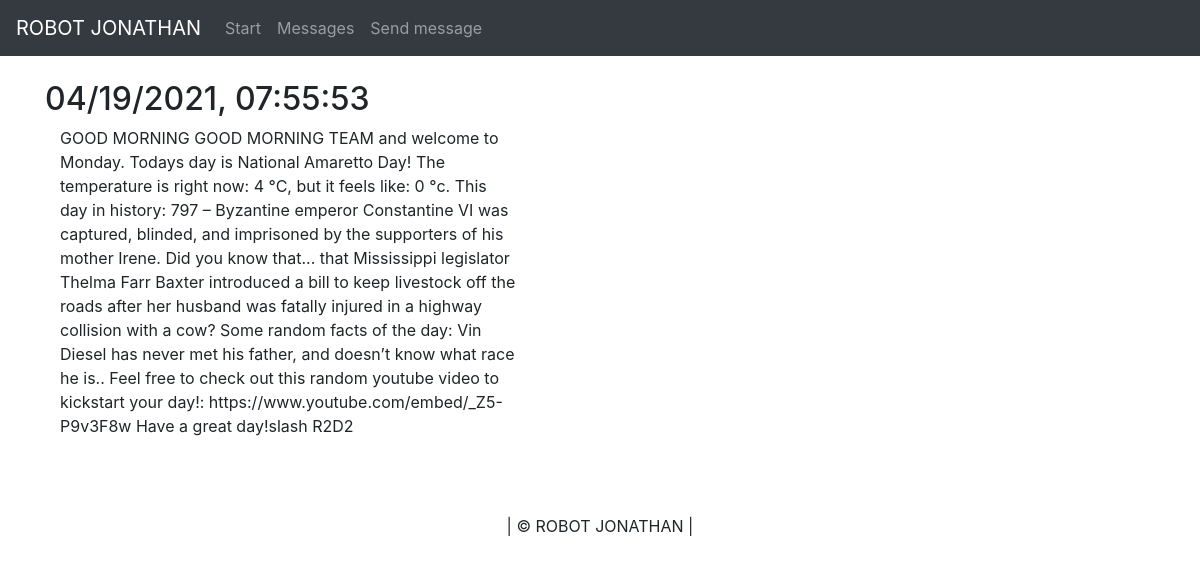
The page /messages/5 on the database its author committed.
### robot/models.py (models this page shows, shortened)
class Message(db.Model):
	__tablename__ = 'messages'
	id = db.Column(db.Integer, primary_key=True)
	message = db.Column(db.String(), nullable=False)
	created = db.Column(db.String(), nullable=False)

### robot/messages/views.py (the view)
@messages.route('/messages/<int:message_id>')
def message(message_id):
	message = Message.query.get_or_404(message_id)
	return render_template('message.html', message=message)

### robot/templates/message.html (shortened to what this page needs)
{% extends "base.html" %}
{% block content %}
<div class="container">
  <h2>{{message.created}}</h2>
    <div class="row">
        <div class="col-md-8">
            <div class="col-md-8">
                <dd>
                    {{message.message}}
                </dd>
            </div>
        </div>
    </div>
    </div>
{% endblock %}

### rows shown on the page
Message: created "04/19/2021, 07:55:53", message "GOOD MORNING GOOD MORNING TEAM and welcome to Monday. Todays day is National Amaretto Day! The temperature is right now: 4 °C, but it feels like: 0 °c. This day in history: 797 – Byzantine emperor Constantine VI was captured, blinded, and imprisoned by the supporters of his mother Irene. Did you know that... that Mississippi legislator Thelma Farr Baxter introduced a bill to keep livestock off the roads after her husband was fatally injured in a highway collision with a cow? Some random facts of the day: Vin Diesel has never met his father, and doesn’t know what race he is.. Feel free to check out this random youtube video to kickstart your day!: https://www.youtube.com/embed/_Z5-P9v3F8w…"
